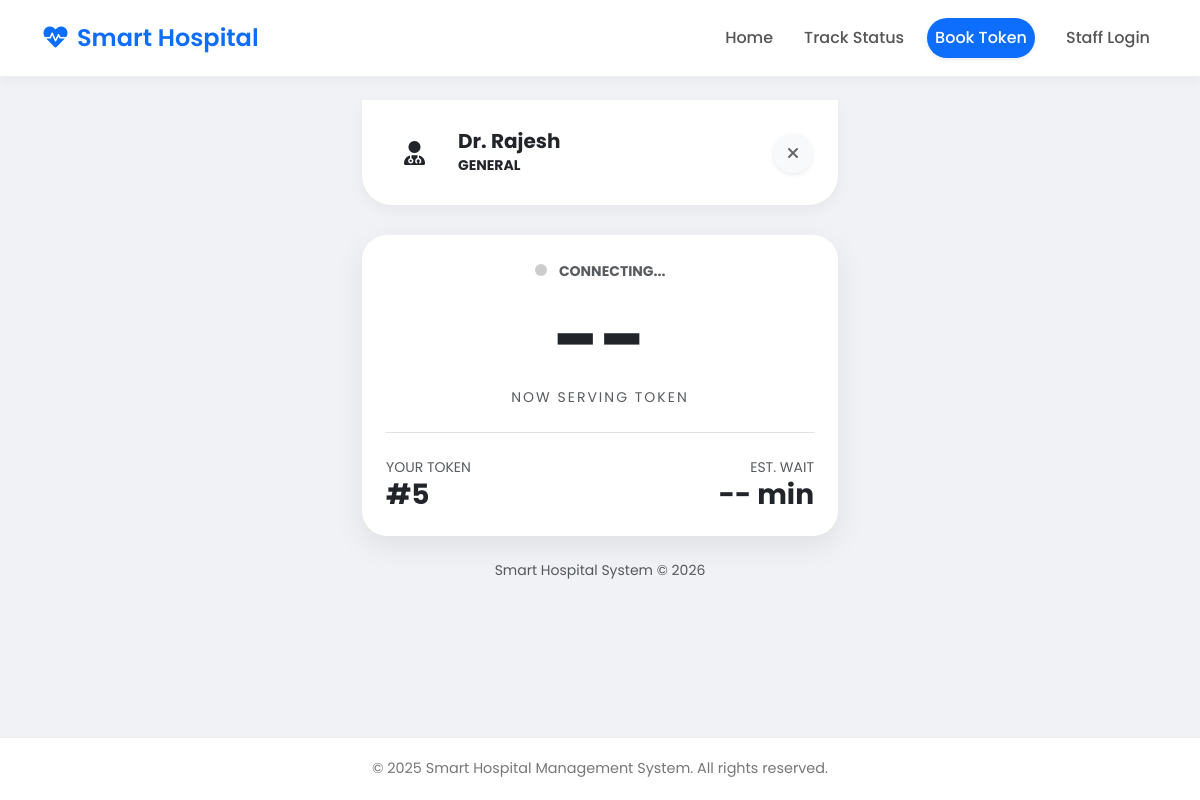
/live-status/8/, run on an earlier commit of the app's database.
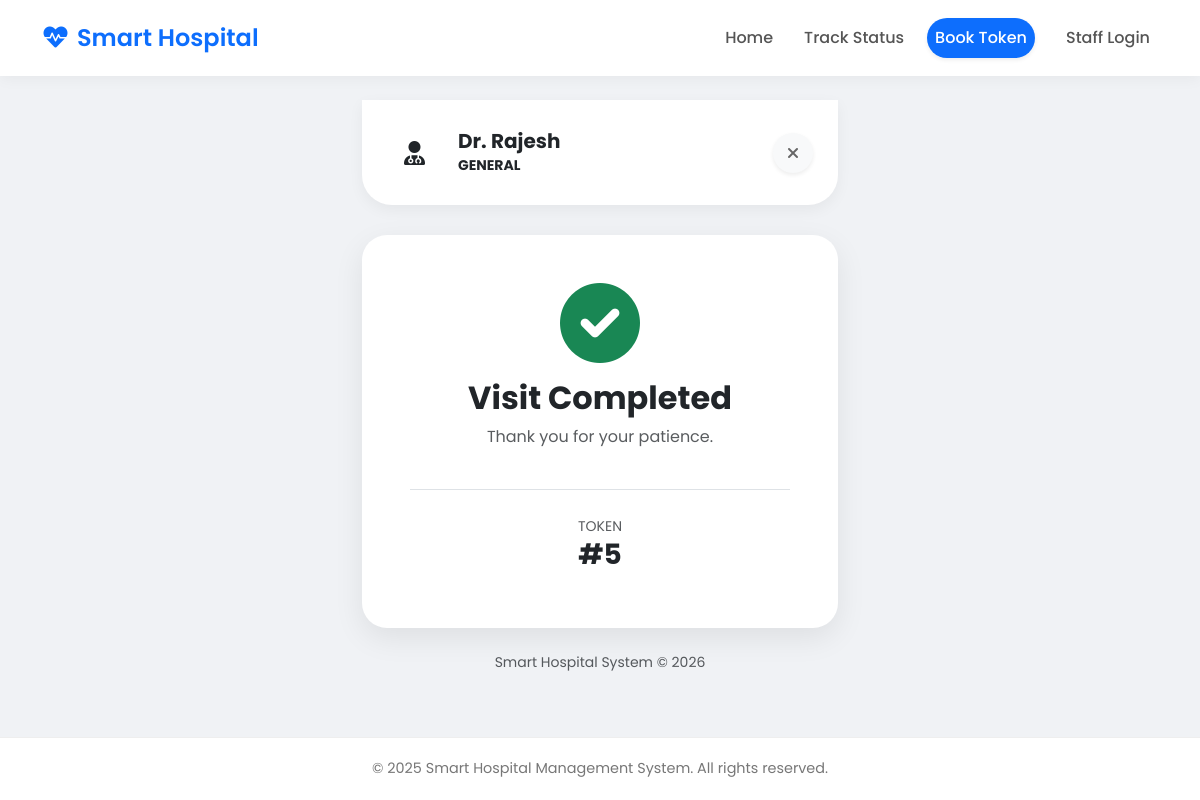
And on a later commit of the database.
### hospital/models.py (models this page shows, shortened)
class Appointment(models.Model):
    STATUS_CHOICES = [
        ('waiting', 'Waiting'),
        ('in_consultation', 'In Consultation'),
        ('completed', 'Completed'),
        ('cancelled', 'Cancelled'),
    ]
    patient_name = models.CharField(max_length=100)
    patient_email = models.EmailField(null=True, blank=True)
    doctor = models.ForeignKey(Doctor, on_delete=models.CASCADE, related_name='appointments')
    booked_at = models.DateTimeField(auto_now_add=True)
    ticket_id = models.CharField(max_length=20, unique=True, blank=True)
    token_number = models.PositiveIntegerField(null=True, blank=True)
    status = models.CharField(max_length=20, choices=STATUS_CHOICES, default='waiting')
    estimated_start_time = models.DateTimeField(null=True, blank=True)
    actual_start_time = models.DateTimeField(null=True, blank=True)
    actual_end_time = models.DateTimeField(null=True, blank=True)

### hospital/views.py (the view)
# urls.py: path('live-status/<int:appointment_id>/', views.patient_live_status, name='patient_live_status'),
def patient_live_status(request, appointment_id):
    appointment = get_object_or_404(Appointment, id=appointment_id)
    doctor = appointment.doctor
    people_ahead = Appointment.objects.filter(
        doctor=doctor,
        status='waiting',
        token_number__lt=appointment.token_number
    ).count()
    estimated_wait_minutes = people_ahead * doctor.avg_consultation_time
    context = {
        'appointment': appointment,
        'doctor': doctor,
        'people_ahead': people_ahead,
        'estimated_wait_minutes': estimated_wait_minutes
    }
    return render(request, 'hospital/patient_live_status.html', context)

### hospital/templates/hospital/patient_live_status.html (shortened to what this page needs)
{% extends 'hospital/base.html' %}
{% block content %}
<div class="container py-0" style="max-width: 500px;">
    <div class="doctor-header d-flex align-items-center justify-content-between">
        <div class="d-flex align-items-center">
            <div id="dept-icon-box" class="accent-bg rounded-circle d-flex align-items-center justify-content-center me-3" style="width: 55px; height: 55px; font-size: 24px;">
                <i class="fas fa-user-md"></i>
            </div>
            <div>
                <h5 class="fw-bold mb-0 text-dark">Dr. {{ doctor.user.first_name }} {{ doctor.user.last_name }}</h5>
                <small class="text-accent fw-bold text-uppercase" id="dept-name-display">{{ doctor.department.name }}</small>
            </div>
        </div>
        <a href="{% url 'patient_dashboard' %}" class="btn-close-custom shadow-sm">
            <i class="fas fa-times"></i>
        </a>
    </div>
    {% if appointment.status == 'completed' %}
        <div class="card status-card mb-3 bg-white text-center p-5">
            <div class="mb-3 text-success">
                <i class="fas fa-check-circle fa-5x"></i>
            </div>
            <h2 class="fw-bold text-dark">Visit Completed</h2>
            <p class="text-muted">Thank you for your patience.</p>
            <div class="mt-4 pt-4 border-top">
                <small class="text-muted">TOKEN</small>
                <h3 class="fw-bold text-accent">#{{ appointment.token_number }}</h3>
            </div>
        </div>
    {% else %}
        <div class="card status-card mb-3 bg-white">
            <div class="card-body text-center p-4">
                <div class="mb-2">
                    <span id="live-indicator" class="live-dot"></span>
                    <span id="status-text" class="fw-bold text-muted small">CONNECTING...</span>
                </div>
                <h1 id="serving-token" class="display-1 fw-bold text-dark mb-0">--</h1>
                <p class="text-muted text-uppercase small" style="letter-spacing: 2px;">Now Serving Token</p>
                <div class="mt-4 pt-4 border-top d-flex justify-content-between align-items-center">
                    <div class="text-start">
                        <small class="text-muted d-block">YOUR TOKEN</small>
                        <span class="h3 fw-bold text-accent mb-0">#{{ appointment.token_number }}</span>
                    </div>
                    <div class="text-end">
                        <small class="text-muted d-block">EST. WAIT</small>
                        <span id="wait-time-small" class="h3 fw-bold text-dark mb-0">-- min</span>
                    </div>
                </div>
            </div>
        </div>
    {% endif %}
    <div class="text-center text-muted small mt-4">
        Smart Hospital System © 2026
    </div>
</div>
{% endblock %}

What changed in the data, as far as the page shows it:
changed Appointment: status "in_consultation" → "completed" (drawn)
Also different on the page:
text no longer shown: "CONNECTING... -- NOW SERVING TOKEN YOUR TOKEN EST. WAIT -- min"
text now shown: "Visit Completed Thank you for your patience. TOKEN"
